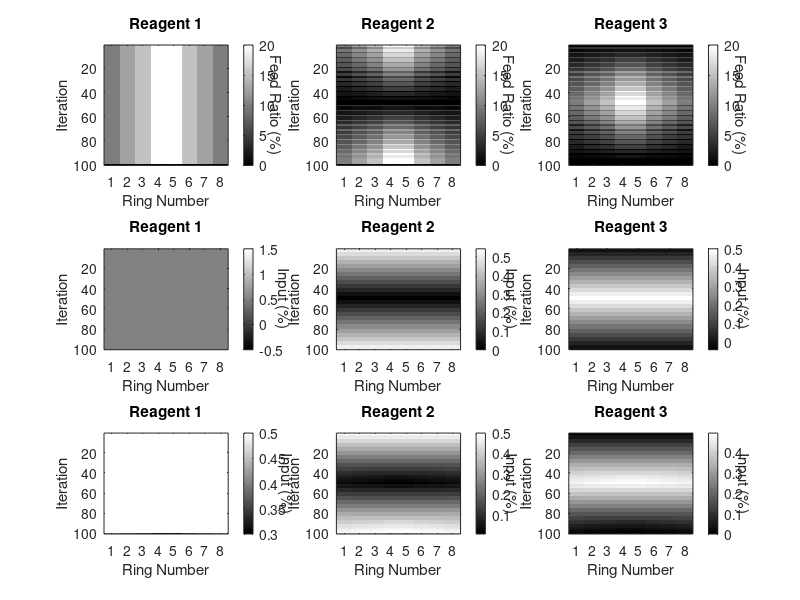

The MATLAB source for this figure:
clear all
close all
%% initialize

numIter=100; % number of iterations
numRings=8; % number of reactors
numReagents=3; % number of reagents

feedRatio=zeros(numIter,numRings,numReagents); % feed ratio for each step and reactor and reagent
input=zeros(numIter,numRings,numReagents); % input kinetics
realInput=zeros(numIter,numRings,numReagents); % input kinetics
realInput(1,:,1)=0.5; realInput(1,:,2)=0.5; %initial loading

RR=[20,25,30,40,40,30,25,20]; % total refresh ratio for each step

reagentPorts=[4,5,2]; % ports with reagents
waterPort=1;
reagentLogic=[0,-1,1]; % 0: no input, 1: periodic input, -1: anti-input to fill volume

%% generate input matrix
for i=1:numIter
    for r=1:numRings
        for s=1:numReagents
            if reagentLogic(s)==1 && i<=50
                input(i,r,s)=((i-mod(i,4))/48/2);
            elseif reagentLogic(s)==-1 && i<=50
                input(i,r,s)=(0.5-(i-mod(i,4))/48/2);
                
            elseif reagentLogic(s)==1 && i>50
                input(i,r,s)=(1-(i-mod(i,4))/48/2);
            elseif reagentLogic(s)==-1 && i>50
                input(i,r,s)=((i-mod(i,4))/48/2-0.5);
            elseif reagentLogic(s)==0
                input(i,r,s)=0.5;
            end
       
        end
    end
end
%% compute feed matrix

calculateFeed=@(RR,input2,input1) (input2-(100-RR)/100*input1)*100;

for i=1:numIter-1
    for r=1:numRings
        for s=1:numReagents
            feedRatio(i,r,s)=calculateFeed(RR(r),input(i+1,r,s),input(i,r,s));
            % correct for dilution limit
            if feedRatio(i,r,s)>RR(r)/2
                feedRatio(i,r,s)=RR(r)/2;
            elseif feedRatio(i,r,s)<0
                feedRatio(i,r,s)=0;
            end
        end
    end
end

%% real input kinetics
updateRule=@(RR,n,feed) (100-RR)/100*n + feed/100;
for i=2:numIter
    for r=1:numRings
        for s=1:numReagents
            realInput(i,r,s)=updateRule(RR(r),realInput(i-1,r,s),feedRatio(i,r,s));
        end
    end
end

%% plot feed matrix
colormap('gray')
figure(1)
for s=1:numReagents
    subplot(3,numReagents,s)
    imagesc(squeeze(feedRatio(:,:,s)))
    title(sprintf('Reagent %d',s))
    xticks(1:numRings)
    xlabel('Ring Number')
    ylabel('Iteration')
    hcb=colorbar;
    ylabel(hcb,'Feed Ratio (%)','Rotation',270)
end


for s=1:numReagents
    subplot(3,numReagents,s+numReagents)
    imagesc(squeeze(input(:,:,s)))
    title(sprintf('Reagent %d',s))
    xticks(1:numRings)
    xlabel('Ring Number')
    ylabel('Iteration')
    hcb=colorbar;
    ylabel(hcb,'Input (%)','Rotation',270)
end

for s=1:numReagents
    subplot(3,numReagents,s+2*numReagents)
    imagesc(squeeze(realInput(:,:,s)))
    title(sprintf('Reagent %d',s))
    xticks(1:numRings)
    xlabel('Ring Number')
    ylabel('Iteration')
    hcb=colorbar;
    ylabel(hcb,'Input (%)','Rotation',270)
end
%% feed matrix into xml
iterationStart=@(xml,id,iterations) [xml,...
    sprintf('<IterationStart>\n<ID>%d</ID>\n<Iterations>%d</Iterations>\n</IterationStart>\n',id,iterations)];
iterationEnd=@(xml,id) [xml,sprintf('<IterationEnd>%d</IterationEnd>\n',id)];
feed=@(xml,ratio,ring) [xml,...
    sprintf('<Feed>\n<Ratio>%.1f</Ratio>\n<Ring>%d</Ring>\n</Feed>\n',ratio,ring)];
flushFeed=@(xml,port,cycles) [xml,...
    sprintf('<FlushFeed>\n<ReagentNr>%d</ReagentNr>\n<Cycles>%d</Cycles>\n</FlushFeed>\n',port,cycles)];
changeReagent=@(xml,duration,reagentNr) [xml,...
    sprintf('<ChangeReagent>\n<Duration>'),duration,sprintf('</Duration>\n<ReagentNr>%d</ReagentNr>\n</ChangeReagent>\n',reagentNr)];
mix=@(xml,duration) [xml,'<Mix>',duration,sprintf('</Mix>\n')];
acquire=@(xml) [xml,sprintf('<Acquire/>\n')];
incubate=@(xml,duration) [xml,'<Incubate>',duration,sprintf('</Incubate>\n')];

xml=[];

for i=1:numIter
    xml=iterationStart(xml,i,1);
    %reagents
    for s=1:numReagents
        if sum(feedRatio(i,:,s))
            xml=flushFeed(xml,reagentPorts(s),75);
            %rings
            for r=1:numRings
                if feedRatio(i,r,s)
                    xml=feed(xml,feedRatio(i,r,s),r);
                end
            end
        end
    end
    %mix and acquire
    xml=incubate(xml,'00:00:01');
    xml=changeReagent(xml,'00:00:30',waterPort);
    xml=mix(xml,'00:05:00');
    xml=incubate(xml,'00:00:01');
    xml=acquire(xml);
    xml=incubate(xml,'00:00:01');
    xml=iterationEnd(xml,i);
end

% fid = fopen('210505_continuous.xml','wt');
% fprintf(fid, xml);
% fclose(fid);
% 'finished'

